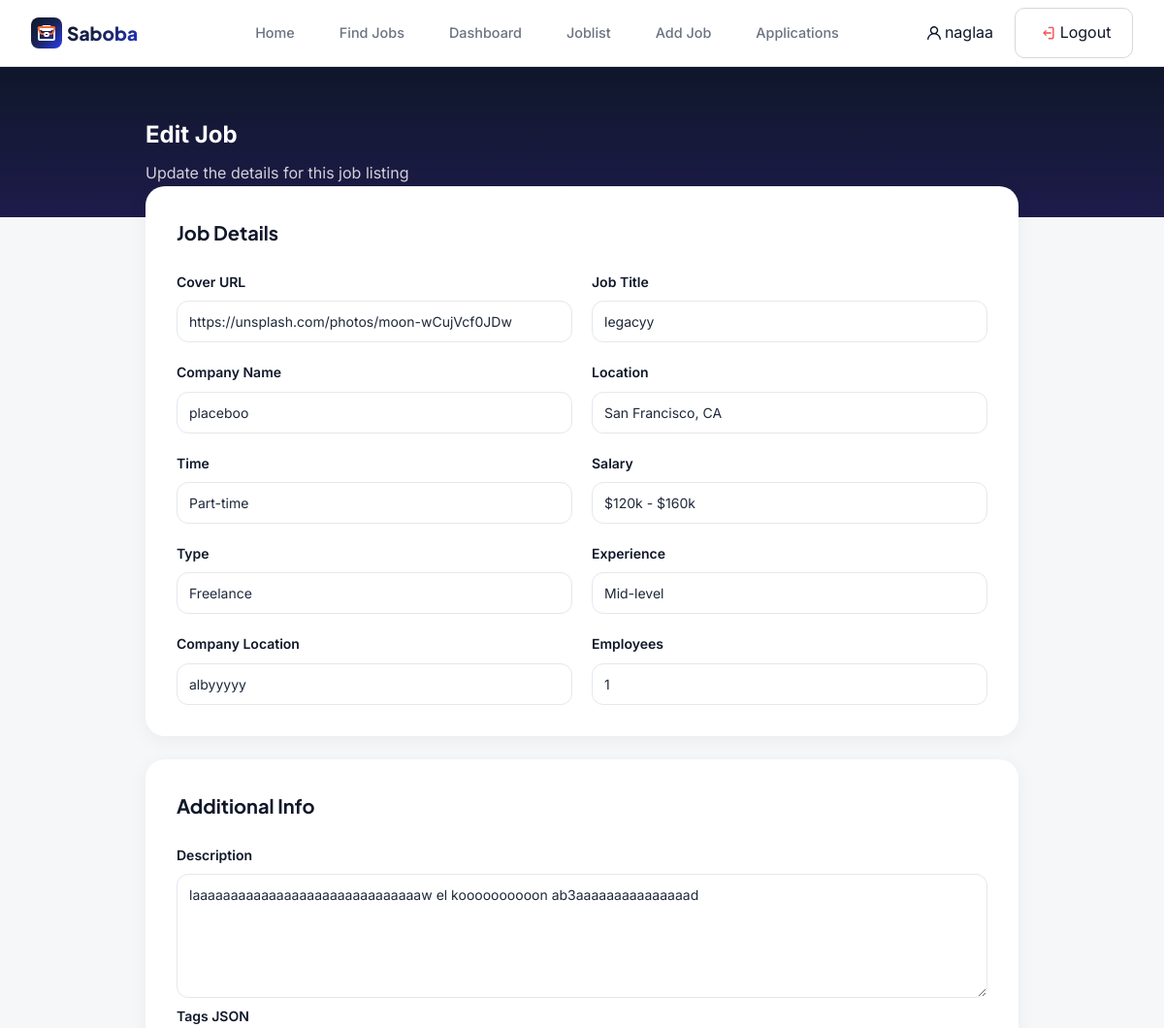
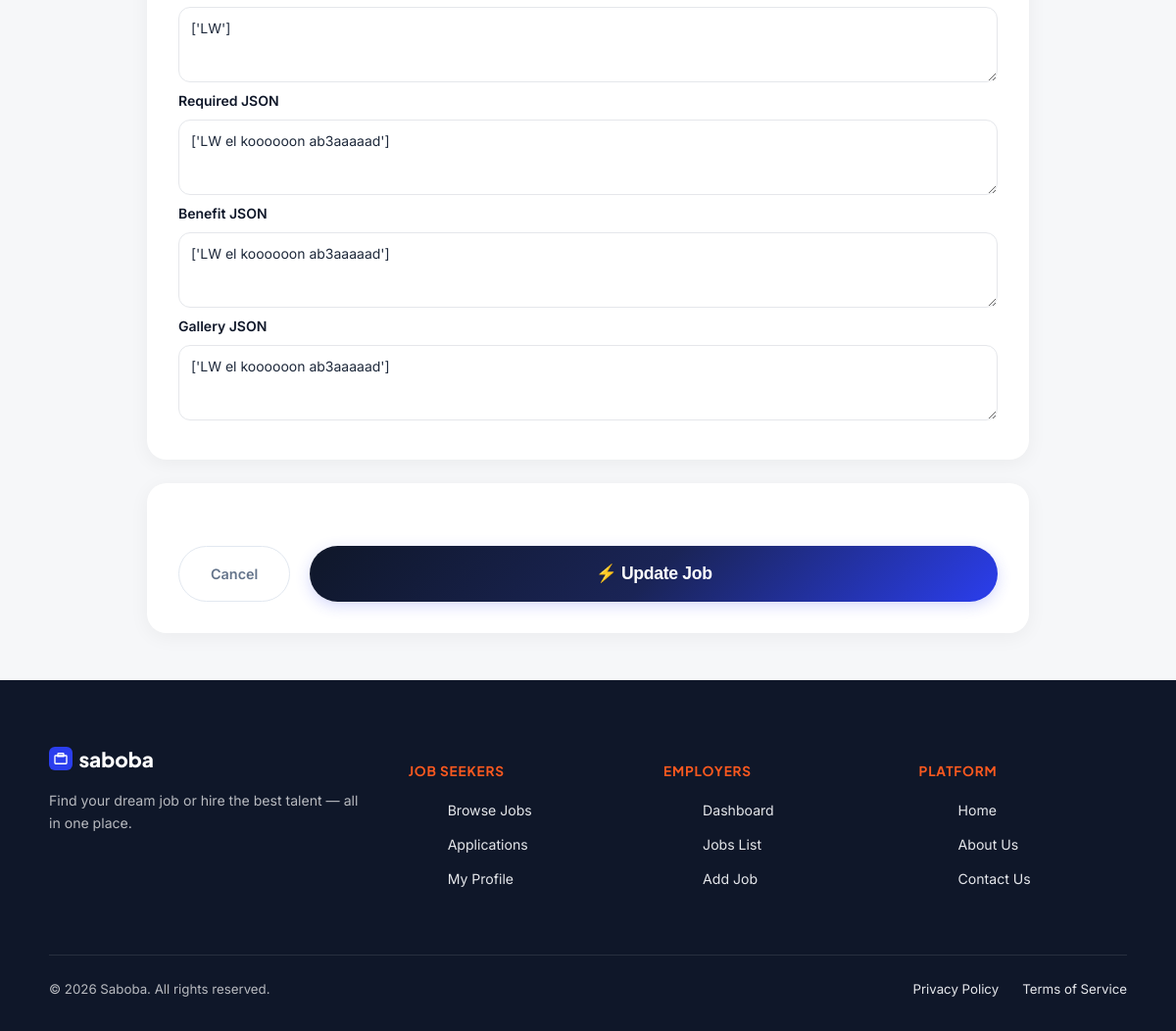
Screenshot of /jobs/edit/70/ (signed in) with the database file from the repository (2 pictures, top to bottom).
### accounts/models.py (models this page shows)
class User(AbstractUser):
    ROLE_CHOICES = [('user', 'User'), ('admin', 'Admin')]
    role     = models.CharField(max_length=10, choices=ROLE_CHOICES, default='user')
    age      = models.IntegerField(null=True, blank=True)
    gender   = models.CharField(max_length=10, blank=True)
    company  = models.CharField(max_length=200, blank=True)
    location = models.CharField(max_length=200, blank=True)

### jobs/models.py (models this page shows, shortened)
class Job(models.Model):
    cover = models.URLField()
    title = models.CharField(max_length=200)
    company = models.CharField(max_length=200)
    location = models.CharField(max_length=200)
    time = models.CharField(max_length=100)
    tags = models.JSONField()
    salary = models.CharField(max_length=100)
    type = models.CharField(max_length=100)
    exp = models.CharField(max_length=100)
    description = models.TextField()
    required = models.JSONField()
    benefit = models.JSONField()
    gallery = models.JSONField()
    companyLocation = models.CharField(max_length=200)
    employees = models.CharField(max_length=100)
    employer = models.ForeignKey(
    settings.AUTH_USER_MODEL,
    on_delete=models.CASCADE,
    null=True,
    blank=True
)

### jobs/views.py (the view, shortened to what this page needs)
# urls.py: path('edit/<int:id>/', views.edit_job, name='edit_job'),
@admin_required
def edit_job(request, id):
    job = get_object_or_404(Job, id=id, employer=request.user)
    return render(request, "jobs/editjob.html", {"job": job})

### jobs/views.py (called while the page is built)
def admin_required(view_func):
    @wraps(view_func)
    def wrapper(request, *args, **kwargs):
        if not request.user.is_authenticated:
            return redirect('login')
        if request.user.role != 'admin':
            return redirect('search')
        return view_func(request, *args, **kwargs)
    return wrapper

### templates/Jobs/editjob.html (shortened to what this page needs)
{% extends "base.html" %}
{% load static %}
{% block styles %}
<link rel="stylesheet" href="{% static 'css/editjob.css' %}">
{% endblock %}
{% block content %}
<section class="hero compact-hero">
  <div class="hero-container">
    <h1>Edit Job</h1>
    <p>Update the details for this job listing</p>
  </div>
</section>
<main class="form-container">
  <form method="POST">
    <div class="card">
      <div class="card-title">
        <h3>Job Details</h3>
      </div>
      <div class="input-grid">
        <div class="input-group">
          <label>Cover URL</label>
          <input name="cover" type="url" value="{{ job.cover }}" required>
        </div>
        <div class="input-group">
          <label>Job Title</label>
          <input name="title" type="text" value="{{ job.title }}" required>
        </div>
        <div class="input-group">
          <label>Company Name</label>
          <input name="company" type="text" value="{{ job.company }}" required>
        </div>
        <div class="input-group">
          <label>Location</label>
          <input name="location" type="text" value="{{ job.location }}" required>
        </div>
        <div class="input-group">
          <label>Time</label>
          <input name="time" type="text" value="{{ job.time }}" required>
        </div>
        <div class="input-group">
          <label>Salary</label>
          <input name="salary" type="text" value="{{ job.salary }}" required>
        </div>
        <div class="input-group">
          <label>Type</label>
          <input name="type" type="text" value="{{ job.type }}" required>
        </div>
        <div class="input-group">
          <label>Experience</label>
          <input name="exp" type="text" value="{{ job.exp }}" required>
        </div>
        <div class="input-group">
          <label>Company Location</label>
          <input name="companyLocation" type="text" value="{{ job.companyLocation }}" required>
        </div>
        <div class="input-group">
          <label>Employees</label>
          <input name="employees" type="text" value="{{ job.employees }}" required>
        </div>
      </div>
    </div>
    <div class="card">
      <div class="card-title">
        <h3>Additional Info</h3>
      </div>
      <div class="input-group full-width">
        <label>Description</label>
        <textarea name="description" rows="6" required>{{ job.description }}</textarea>
      </div>
      <div class="input-group full-width">
        <label>Tags JSON</label>
        <textarea name="tags" rows="3" required>{{ job.tags }}</textarea>
      </div>
      <div class="input-group full-width">
        <label>Required JSON</label>
        <textarea name="required" rows="3" required>{{ job.required }}</textarea>
      </div>
      <div class="input-group full-width">
        <label>Benefit JSON</label>
        <textarea name="benefit" rows="3" required>{{ job.benefit }}</textarea>
      </div>
      <div class="input-group full-width">
        <label>Gallery JSON</label>
        <textarea name="gallery" rows="3" required>{{ job.gallery }}</textarea>
      </div>
    </div>
    <div class="card">
      <div class="form-footer-action">
        <a href="{% url 'job_list' %}" class="btn-cancel">Cancel</a>
        <button type="submit" class="btn-post">⚡ Update Job</button>
      </div>
    </div>
  </form>
</main>
</body>
{% endblock %}

### templates/navbar.html (shortened to what this page needs)
<header>
    <nav class="nav">
        <a href="/" class="logo">
            <p class="slog">Saboba</p>
        </a>
        <ul class="links">
            <li><a href="/">Home</a></li>
            <li><a href="/jobs/search/">Find Jobs</a></li>
            {% if user.is_authenticated %}
            {% if user.role == "admin" %}
            <li><a href="/jobs/dashboard/">Dashboard</a></li>
            <li><a href="/jobs/joblist/">Joblist</a></li>
            <li><a href="/jobs/add/">Add Job</a></li>
            <li><a href="{% url 'admin_applications' %}">Applications</a></li>
            {% else %}
            <li><a href="{% url 'saved_jobs' %}">Saved Jobs</a></li>
            <li><a href="{% url 'my_applications' %}">Applied</a></li>
            <li><a href="/jobs/compare/">Compare</a></li>
            {% endif %}
            {% endif %}
        </ul>
        <div class="right">
            <div class="logs">
                {% if user.is_authenticated %}
                <a href="/accounts/profile/" class="profile">
                    {{ user.username }}
                </a>
                <a href="/accounts/logout/" class="logout">Logout</a>
                {% else %}
                <a href="/accounts/login/" class="login">Log in</a>
                <a href="/accounts/signup/" class="signup">Sign up</a>
                {% endif %}
            </div>
        </div>
    </nav>
</header>

### static/css/navbar.css (style rules this page uses)
html { scroll-behavior: smooth; }
body { position: relative; font-family: 'Inter', sans-serif; background: #F6F7F9; color: #0F1729; line-height: 1.6; -webkit-font-smoothing: antialiased; }
:root { --background: #F6F7F9; --foreground: #0F1729; --card: #FFFFFF; --card-foreground: #0F1729; --popover: #FFFFFF; --border: #E5E7EB; --input: #E5E7EB; --primary: #2B3EEE; --primary-fg: #FFFFFF; --accent: #F46734; --accent-fg: #FFFFFF; --secondary: #F3F4F6; --secondary-fg: #0F1729; --ring: #2B3EEE; --muted: #F3F4F6; --muted-fg: #6B7280; --destructive: #EF4343; --emerald: #20AC6B; --amber: #F59F0A; --rose: #EA2E6D; --sky: #0DA2E7; --violet: #7847EB; --section-warm: #FEF4F0; --section-cool: #F3F4FC; --section-mint: #F1F9F5; --sidebar-background: #FFFFFF; --sidebar-foreground: #0F1729; --sidebar-primary: #2B3EEE; --sidebar-accent: #F3F4F6; --sidebar-border: #E5E7EB; --gradient-primary: linear-gradient(135deg, #2B3EEE, #7847EB); --gradient-accent: linear-gradient(135deg, #F46734, #EA2E6D); --gradient-hero: linear-gradient(135deg, #0F1729 0%, #1a2456 50%, #2B3EEE22 100%); --gradient-success: linear-gradient(135deg, #20AC6B, #0DA2E7); --gradient-card: linear-gradient(135deg, #FFFFFF, #F6F7F9); --radius: 0.75rem; --font-heading: 'Plus Jakarta Sans', sans-serif; --font-body: 'Inter', sans-serif; }
a { text-decoration: none; color: inherit; }
ul { list-style: none; }
header { position: relative; }
.nav { position: fixed; top: 0; left: 0; right: 0; z-index: 100; background: rgba(255, 255, 255, 0.92); backdrop-filter: blur(12px); border-bottom: 1px solid #E5E7EB; padding: 0 2rem; height: 68px; display: flex; align-items: center; justify-content: space-between; }
.nav .logo { display: flex; align-items: center; justify-self: start; text-decoration: none; font-family: 'Plus Jakarta Sans', sans-serif; font-weight: 800; font-size: 1.2rem; }
.slog { padding: 0px; margin-left: 5px; background: linear-gradient(135deg, #0F1729 0%, #1a2456 50%, #2334d0 100%); -webkit-background-clip: text; -webkit-text-fill-color: transparent; }
.logo svg { flex-shrink: 0; }
.links { display: flex; align-items: center; list-style: none; gap: 2rem; }
.links a { text-decoration: none; font-size: 0.9rem; font-weight: 500; color: #6B7280; transition: color 0.2s; padding: 7px; }
.logs { display: flex; align-items: center; gap: 0.75rem; width: fit-content; justify-self: end; }
.logs a { text-decoration: none; padding: 5px 10px; border-radius: 10px; }
.profile svg { margin-right: 4px; }
.logout { width: 100px; height: 40px; border: 1px solid #d5d7da; border-radius: 10px; display: flex; align-items: center; align-content: center; justify-content: center; }
.right { display: inline-flex; align-content: center; }
.profile { display: flex; justify-content: center; align-items: center; height: 40px; }

### rows the page displays
User: username "naglaa"
Job: cover "https://unsplash.com/photos/moon-wCujVcf0JDw", title "legacyy", company "placeboo", location "San Francisco, CA", time "Part-time", salary "$120k - $160k", type "Freelance", exp "Mid-level", companyLocation "albyyyyy", employees "1", description "laaaaaaaaaaaaaaaaaaaaaaaaaaaaaaw el koooooooooon ab3aaaaaaaaaaaaaaad", tags "['LW']", required "['LW el koooooon ab3aaaaad']", benefit "['LW el koooooon ab3aaaaad']", gallery "['LW el koooooon ab3aaaaad']"
